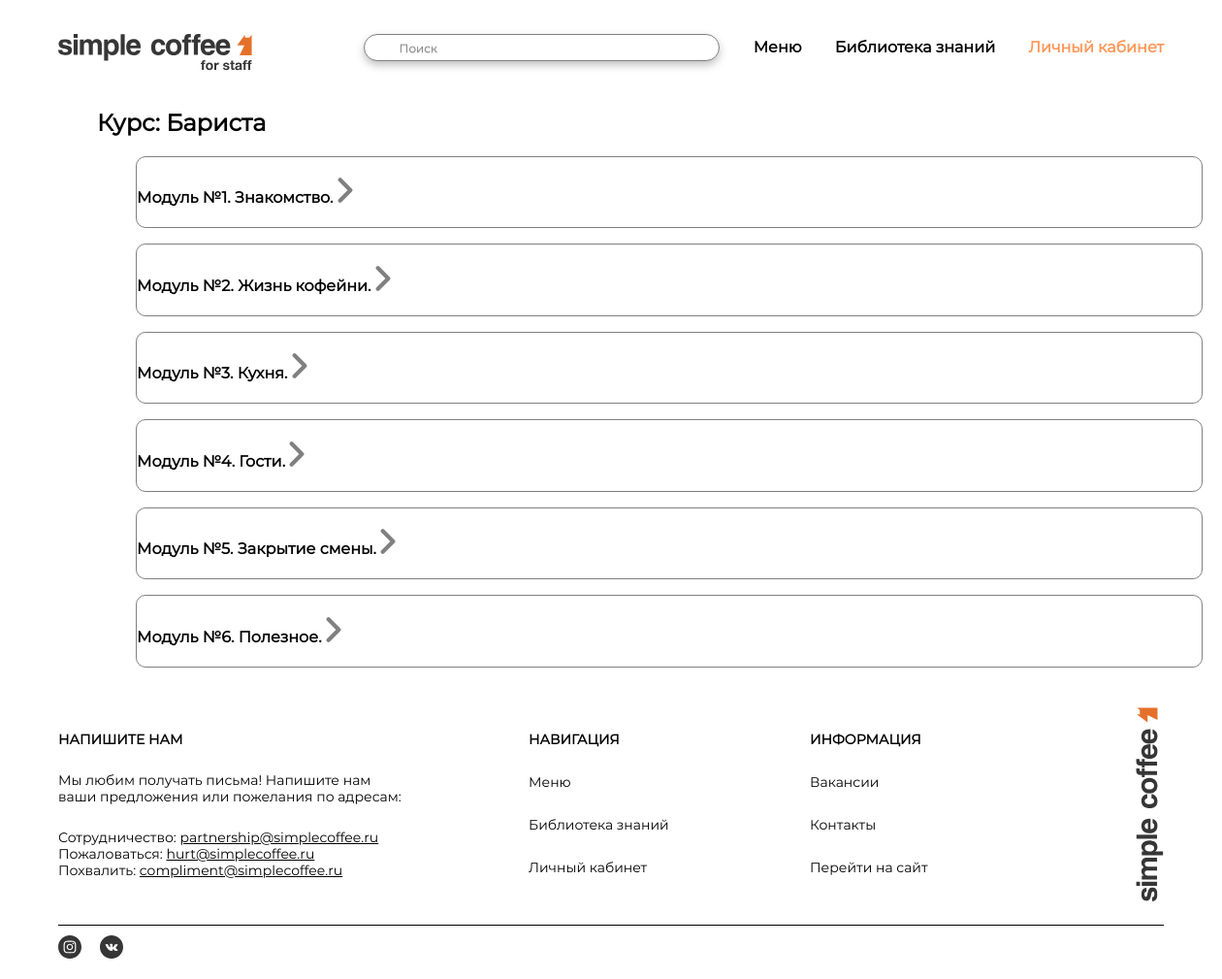
The app's page /course/1/ with its own data.
### main/models.py (models this page shows, shortened)
class Module(models.Model):
    module = models.AutoField(primary_key=True, verbose_name='ID')
    parent = models.ForeignKey('Course', on_delete=models.PROTECT, null=True, verbose_name='Курс')
    module_name = models.CharField(max_length=100, default='Title of module', verbose_name='Название')
    order_course = models.PositiveIntegerField(verbose_name='Номер в курсе', null=True, blank=True)
    def get_absolute_url(self):
        return reverse('module', kwargs={'module_id': self.pk})
    class Meta:
        verbose_name = 'Модуль'
        verbose_name_plural = 'Модули'

class Course(models.Model):
    course = models.PositiveIntegerField(primary_key=True)
    title = models.CharField(max_length=100, default='Title')
    role = models.ForeignKey('Role', on_delete=models.PROTECT, null=True)
    def __str__(self):
        return self.title
    class Meta:
        verbose_name = 'Курс'
        verbose_name_plural = 'Курсы'

### main/views.py (the view)
# urls.py: path('course/<int:course_id>/', views.show_course, name='course'),
def show_course(request, course_id):
    modules = Module.objects.filter(parent=course_id)
    return render(request, 'main/courses.html', {'modules': modules})

### main/templates/main/courses.html (shortened to what this page needs)
{% extends 'main/layout.html' %}
{% load static %}
{% block content %}
    {% for module in modules|slice:"0:1" %}
        <h2>Курс: {{ module.parent }}</h2>
    {% endfor %}
    {% for module in modules %}
    <ul style="list-style:none; ">
        <li >
            <div class="outline"
            style="
            border: 1.5px solid #808080;
            border-radius: 10px;">
            <h4>
                <a href="{{ module.get_absolute_url }}"
                    style="
                    text-decoration:none;
                    color: black;">
                Модуль №{{ module.order_course }}. {{ module.module_name }}.
                </a>
            <a href="{{ module.get_absolute_url }}">
                     <img src="{% static 'main/img/Vector.svg' %}" style=" align-self: end;">
            </a>
            </h4>
            </div>
        </li>
    </ul>
    {% endfor %}
{% endblock %}

### main/static/main/css/style.css (style rules this page uses)
html, body { min-width: 1160px; margin: 0; padding: 0; font-family: "Montserrat"; color: #000000; height: 100%; margin-bottom: 20px; }

### records on screen
Module: parent "Бариста", order_course "1", module_name "Знакомство"
Module: order_course "2", module_name "Жизнь кофейни"
Module: order_course "3", module_name "Кухня"
Module: order_course "4", module_name "Гости"
Module: order_course "5", module_name "Закрытие смены"
Module: order_course "6", module_name "Полезное"
